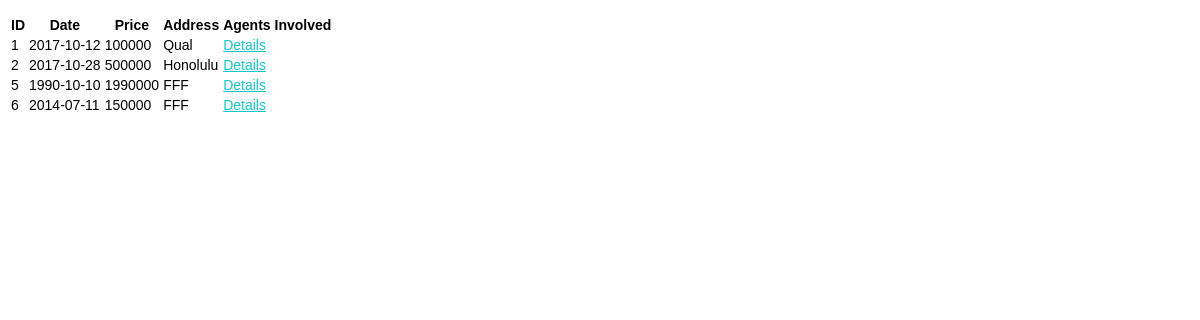
Screenshot of /closing.php (signed in) with the database file from the repository.
### tables this page shows
CREATE TABLE `closing` (
  `closing_ID` int(11) NOT NULL,
  `Date` date NOT NULL,
  `Price` double NOT NULL,
  `Address` varchar(200) NOT NULL
);

### closing.php (the view, shortened to what this page needs)
<!DOCTYPE html>
<html>
    <head>
      <link type='text/css' rel='stylesheet' href='style.css'/>
 </head>
 <body>
      <p>
        <?php
        	include('session.php');
            $sql = "SELECT * FROM closing";
    		    $result = mysqli_query($db,$sql);
    		    if ($result->num_rows > 0) {
              echo "<table>";
              echo "<tr> <th>ID</th> <th>Date</th> <th>Price</th>
                <th>Address</th> <th>Agents Involved</th> </tr>";
    			    while($row = $result->fetch_assoc()) {
  			        echo "<tr><td> " . $row["closing_ID"]. " </td>";
  			        echo "<td> " . $row["Date"]. " </td>";
  			        echo "<td> " . $row["Price"]. " </td>";
                echo "<td> " . $row["Address"]. " </td>";
                ?>
                <td>
                  <a class="btn btn-warning" href='closing_agents.php?id=<?php echo $row["closing_ID"]; ?>'>Details</a>
                </td></tr>
                <?php
    			    }
    			  } else {
    		    	echo "No closing found";
    			  }
        ?>
      </p>
    </body>
</html>

### style.css (style rules this page uses)
body { font-family:Arial, Helvetica, sans-serif; font-size:14px; height: 100%; }
a { color: #17C7CB; }
td { vertical-align: middle !important; }

### rows the page displays
closing: closing_ID "1", Date "2017-10-12", Price "100000", Address "Qual"
closing: closing_ID "2", Date "2017-10-28", Price "500000", Address "Honolulu"
closing: closing_ID "5", Date "1990-10-10", Price "1990000", Address "FFF"
closing: closing_ID "6", Date "2014-07-11", Price "150000", Address "FFF"
